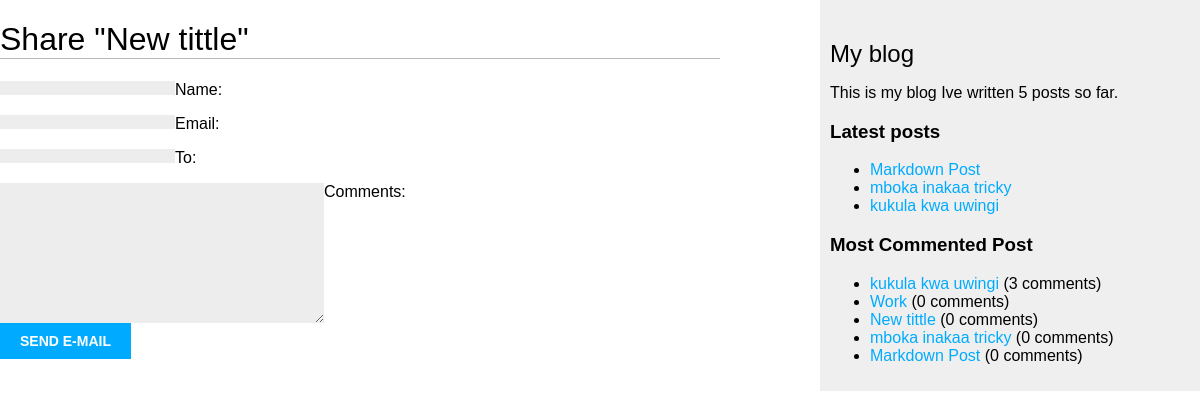
/blog/2/share/, run on the app's committed database.
### blog/models.py (models this page shows, shortened)
class Post(models.Model):
  tags = TaggableManager()
  class Status(models.TextChoices): #enumaration class
    DRAFT = 'DF', 'Draft'
    PUBLISHED = 'PB', 'Published'
  title = models.CharField(max_length=250)
  slug = models.SlugField(max_length=250, unique_for_date='publish')
  body = models.TextField()
  author = models.ForeignKey(
    settings.AUTH_USER_MODEL,
    on_delete=models.CASCADE,
    related_name='blog_posts'
  )
  publish = models.DateTimeField(default=timezone.now)
  created = models.DateTimeField(auto_now_add=True)
  updated = models.DateTimeField(auto_now=True)
  status = models.CharField(
    max_length=2,
    choices=Status,
    default=Status.DRAFT
  )
  objects = models.Manager() #default man
  published = PublishedManager() #custom manager
  class Meta:
    ordering = ['-publish']
    indexes = [
      models.Index(fields=['-publish']),
    ]
  def get_absolute_url(self):
    return reverse('blog:post_detail', args=[
      self.publish.year,
      self.publish.month,
      self.publish.day,
      self.slug
    ])

### blog/views.py (the view)
# urls.py: path('<int:post_id>/share/', views.post_share, name='post_share'),
def post_share(request, post_id):
  post = get_object_or_404(
    Post,
    id = post_id,
    status=Post.Status.PUBLISHED
  )
  sent = False
  if request.method=='POST':
    form = EmailPostForm(request.POST)
    if form.is_valid():
      cd  = form.cleaned_data
      post_url = request.build_absolute_uri(
        post.get_absolute_url()
      )
      subject = (
        f"{cd['name']} ({cd['email']})"
        f"recommends you read {post.title}"
      )
      message = (
        f"Read {post.title} at {post_url}\n\n"
        f"{cd['name']}\'s comments: {cd['comments']}"
      )
      send_mail(
        subject=subject,
        message=message,
        from_email=None,
        recipient_list=[cd['to']]
      )
      sent =True
  else:
    form = EmailPostForm()
  return render(request, 'blog/post/share.html', {'post':post, 'form':form, 'sent':sent},)

### blog/forms.py
class EmailPostForm(forms.Form):
  name = forms.CharField(max_length=25)
  email = forms.EmailField()
  to = forms.EmailField()
  comments = forms.CharField(required=False, widget=forms.Textarea)

### blog/models.py (called while the page is built)
  def get_queryset(self):
    return super().get_queryset().filter(status=Post.Status.PUBLISHED)

### blog/templatetags/blog_tags.py (called while the page is built)
@register.simple_tag
def total_posts():
  return Post.published.count()

@register.inclusion_tag('blog/post/latest_posts.html')
def show_latest_posts(count=5):
  latest_post = Post.published.order_by('-publish')[:count]
  return {'latest_posts': latest_post}

@register.simple_tag
def get_most_cmntd_pst(count=5):
  return Post.published.annotate(
    total_comments=Count('comments')
  ).order_by('-total_comments')[:count]

### blog/templates/blog/post/share.html (shortened to what this page needs)
{% extends 'blog/base.html' %}
{% block content %}
  {% if sent %}
    <h1>Email successfuly sent</h1>
    <p>
      "{{post.title}}" was successfully sent to {{ form.cleaned_data.to }}
    </p>
  {% else %}
    <h1>Share "{{post.title}}"</h1>
    <form method="post">
      {{ form.as_p }}
      <input type="submit" value="send E-mail">
    </form>
  {% endif %}
{% endblock %}

### blog/templates/blog/base.html (shortened to what this page needs)
{% load blog_tags %}
{% load static %}
<!DOCTYPE html>
<html lang="en">
<head>
</head>
<body>
  <div id="content">
    {% block content %}
    {% endblock %}
  </div>
  <div id="sidebar">
    <h2>My blog</h2>
    <p>This is my blog
      Ive written {% total_posts %} posts so far.
    </p>
    <h3>Latest posts</h3>
    {% show_latest_posts 3 %}
    <h3>Most Commented Post</h3>
    {% get_most_cmntd_pst as most_commented_post %}
    <ul>
      {% for post in most_commented_post %}
      <li><a href="{{ post.get_absolute_url }}">{{ post.title }}</a> ({{ post.total_comments }} comments)</li>
      {% endfor %}
    </ul>
  </div>
</body>
</html>

### blog/templates/blog/post/latest_posts.html
<ul>
{% for post in latest_posts %}
<li>
<a href="{{ post.get_absolute_url }}">{{ post.title }}</a>
</li>
{% endfor %}
</ul>

### blog/templates/blog/base.html (style rules this page uses)
body { margin: 0; padding: 0; font-family: Arial, Helvetica, sans-serif; }
a { color: #00abff; text-decoration: none; }
h1 { font-weight: normal; border-bottom: 1px solid #bbb; }
h2 { font-weight: normal; margin: 30px 0 0; }
#content { float: left; width: 60%; padding: 0 0 30px; }
#sidebar { float: right; width: 30%; padding: 10px; background-color: #efefef; height: 100%; }
input, textarea { float: left; clear: both; background: #ededed; padding: 0 10px; border: 0; font-size: 12px; }
input[type="submit"] { font-weight: bold; background: #00abff; color: #fff; padding: 10px 20px; font-size: 14px; text-transform: uppercase; }

### data on the page
Post: title "New tittle", total_comments "0"
Post: title "Markdown Post", total_comments "0"
Post: title "mboka inakaa tricky", total_comments "0"
Post: title "kukula kwa uwingi", total_comments "3"
Post: title "Work", total_comments "0"
